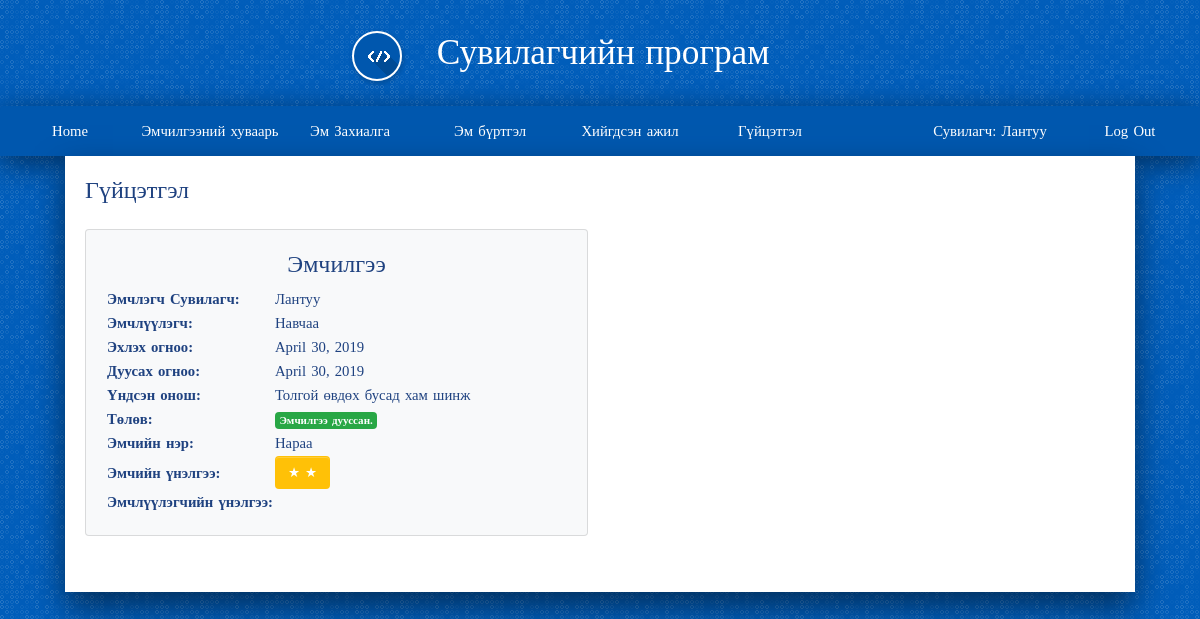
The app's page /drug/reviews/ (signed in) with its own data.
### account/models.py (models this page shows, shortened)
class User(AbstractUser):
    is_worker       = models.BooleanField('worker status', default=False)
    is_costumer     = models.BooleanField('costumer status', default=False)

class Worker(models.Model):
    user            = models.OneToOneField(User, on_delete=models.CASCADE, primary_key=True, related_name='worker')
    firstname       = models.CharField(max_length=200)
    lastname        = models.CharField(max_length=200)
    register        = models.CharField(max_length=200)
    gender          = models.ForeignKey(Gender,on_delete=models.SET_NULL, null=True, blank=True)
    age             = models.IntegerField(null=True, blank=True)
    degree          = models.ForeignKey(Degree, on_delete=models.SET_NULL, null=True, blank=True)
    position        = models.ForeignKey(Position, on_delete=models.SET_NULL, null=True, blank=True)
    def __str__(self):
        return self.firstname
    def is_doctor(self):
        return self.position.name == "Эмч"

class Costumer(models.Model):
    user            = models.OneToOneField(User, on_delete=models.CASCADE, primary_key=True, related_name='costumer')
    firstname       = models.CharField(max_length=200)
    lastname        = models.CharField(max_length=200)
    register        = models.CharField(max_length=200)
    gender          = models.ForeignKey(Gender,on_delete=models.SET_NULL, null=True, blank=True)
    age             = models.IntegerField(null=True, blank=True)
    description     = models.CharField(max_length=200)
    def __str__(self):
        return self.firstname

### drug/models.py (models this page shows, shortened)
class Emchilgee(models.Model):
    start_date = models.DateField(default=timezone.now)
    end_date = models.DateField(default=timezone.now)
    worker = models.ForeignKey(Worker, on_delete=models.SET_NULL, null=True, blank=True)
    costumer = models.ForeignKey(Costumer, on_delete=models.SET_NULL, null=True, blank=True)
    onosh = models.ForeignKey(Onosh, on_delete=models.SET_NULL, null=True, blank=True)
    created_date = models.DateField(default=timezone.now)
    def is_started(self):
        return self.start_date <= date.today()
    def is_done(self):
        return self.end_date < date.today()

class Onosh(models.Model):
    category = models.CharField(max_length=200, null=True, blank=True)
    disc = models.CharField(max_length=400, null=True, blank=True)
    code = models.CharField(max_length=20, null=True, blank=True)
    def __str__(self):
        return self.disc

class Doctor_review(models.Model):
    emchilgee = models.IntegerField(default=0)
    doctor = models.ForeignKey(Worker, on_delete=models.SET_NULL, null=True, blank=True)
    review = models.IntegerField(default=1)

### drug/views.py (the view)
def reviews(request, template_name='drug/reviews.html'):
    data = {}
    temp = []
    today = date.today()
    doctor_review = Doctor_review.objects.all()
    costumer_review = Costumer_review.objects.all()
    emchilgee = Emchilgee.objects.filter(worker = request.user.worker)
    for item in emchilgee:
        if item.end_date < today:
            temp.append(item)
    emchilgee = temp
    data['costumer_review'] = costumer_review
    data['doctor_review'] = doctor_review
    data['emchilgee'] = emchilgee
    return render(request, template_name, data)

### drug/templates/drug/reviews.html (shortened to what this page needs)
{% extends 'base.html' %}
{% load staticfiles %}
{% load bootstrap3 %}
{% block content %}
<h4>Гүйцэтгэл</h4>
<div class="split split2">
  {% for items in emchilgee %}
    <div class="card bg-light my-3">
      <div class="card-body text-left">
        <h4 class="text-center"> Эмчилгээ </h4>
        <table>
          <tbody>
            <tr>
              <th> Эмчлэгч  Сувилагч: </th>
              <td> {{ items.worker }} </td>
            </tr>
            <tr>
              <th> Эмчлүүлэгч: </th>
              <td> {{ items.costumer }} </td>
            </tr>
            <tr>
              <th> Эхлэх огноо: </th>
              <td> {{ items.start_date }} </td>
            </tr>
            <tr>
              <th> Дуусах огноо: </th>
              <td> {{ items.end_date }} </td>
            </tr>
            <tr>
              <th> Үндсэн онош: </th>
              <td> {{ items.onosh }} </td>
            </tr>
            <tr>
              <th> Төлөв: </th>
              <td>
                {% if items.is_started %}
                  {% if items.is_done %}
                    <span class="badge badge-success">Эмчилгээ дууссан.</span>
                  {% else %}
                    <span class="badge badge-warning">Эмчилгээ хийгдэж байгаа.</span>
                  {% endif %}
                {% else %}
                  <span class="badge badge-danger">Эмчилгээ эхлээгүй.</span>
                {% endif %}
              </td>
            </tr>
            {% if request.user.is_worker %}
              <tr>
                <th> Эмчийн нэр: </th>
                <td>
                  {% for review in doctor_review %}
                    {% if items.id == review.emchilgee %}
                      {{ review.doctor }}
                    {% endif %}
                  {% endfor %}
                </td>
              </tr>
              <tr>
                <th> Эмчийн  үнэлгээ: </th>
                <td>
                  {% for review in doctor_review %}
                    {% if items.id == review.emchilgee %}
                      {% if review.review == 1 %}
                        <a href="#" class="btn btn-danger btn-lg">★</a>
                      {% elif review.review == 2%}
                        <a href="#" class="btn btn-warning btn-lg">★ ★</a>
                      {% elif review.review == 3%}
                        <a href="#" class="btn btn-info btn-lg">★ ★ ★</a>
                      {% elif review.review == 4%}
                        <a href="#" class="btn btn-primary btn-lg">★ ★ ★ ★</a>
                      {% elif review.review == 5 %}
                        <a href="#" class="btn btn-success btn-lg">★ ★ ★ ★ ★</a>
                      {% endif %}
                    {% endif %}
                  {% endfor %}
                </td>
              </tr>
            {% endif %}
            <tr>
              <th> Эмчлүүлэгчийн үнэлгээ: </th>
              <td>
              </td>
            </tr>
          </tbody>
        </table>
      </div>
    </div>
  {% endfor %}
</div>
{% endblock %}

### templates/base.html (shortened to what this page needs)
{% load staticfiles %}
<!DOCTYPE html>
<html>
<head>
	<link rel="stylesheet" href="https://stackpath.bootstrapcdn.com/bootstrap/4.1.3/css/bootstrap.min.css">
	<link rel="stylesheet" href="{% static 'css/style.css' %}">
	<link rel="stylesheet" href="{% static 'css/basic.css' %}">
	<link rel="stylesheet" href="{% static 'css/navigator.css' %}">
	<link rel="stylesheet" href="https://use.fontawesome.com/releases/v5.8.1/css/all.css">
</head>
<body>
{% if request.user.is_authenticated %}
	{% if request.user.is_worker %}
		{% if request.user.worker.is_doctor %}
			<div class="title">
					<i class="logo-design-guide"></i>
					Сувилагчийн програм
			</div>
			<div class="header">
				<label for="show-menu" class="show-menu">Цэс </label>
				<input type="checkbox" id="show-menu" role="button">
				<ul id="menu" class="menu">
						<li><a href="{% url 'home' %}"> Нүүр хуудас </a></li>
						<li><a href="{% url 'drug:all_emchilgee_list' %}"> Гүйцэтгэл </a></li>
						<li class="float-right"><a href="{% url 'account:logout'%}"> Log Out </a></li>
						<li class="float-right"> <a href="#"> Эмч: {{ request.user.worker }} </a> </li>
				</ul>
			</div>
		{% else %}
			<div class="title">
					<i class="logo-design-guide"></i>
					Сувилагчийн програм
			</div>
			<div class="header">
				<ul id="menu" class="menu">
						<li><a href="{% url 'home' %}"> Home </a></li>
						<li><a href="{% url 'drug:emchilgee_list' %}"> Эмчилгээний хуваарь </a></li>
						<li><a href="{% url 'drug:drug_order' %}"> Эм Захиалга </a></li>
						<li><a href="{% url 'drug:drug_detail' %}"> Эм бүртгэл </a></li>
						<li><a href="{% url 'drug:emchilgee_list_done' %}"> Хийгдсэн ажил </a></li>
						<li><a href="{% url 'drug:reviews' %}"> Гүйцэтгэл </a></li>
						<li class="float-right"><a href="{% url 'account:logout'%}"> Log Out </a></li>
						<li class="float-right"><a href="#"> Сувилагч: {{ request.user.worker }}</a></li>
				</ul>
			</div>
		{% endif %}
	{% endif %}
{% endif %}
<div class="container">
	<div class="main">
	    {% block content %}
			{% endblock %}
	</div>
</div>
</body>
</html>

### static/css/style.css (style rules this page uses)
body { background-color: #e9e9e9; }

### static/css/basic.css (style rules this page uses)
body { font-family: "Fira Sans Condensed"; font-weight: 400; font-size: 0.92em; color: #1f4280; background-color: #005dba; line-height: 1.5em; word-spacing: 0.1em; margin: 0; }
.container { display: grid; grid-template-columns: auto 1400px auto; grid-template-rows: auto auto auto auto 60px; }
.title { grid-column: 2/3; grid-row: 1/2; font-weight: 200; font-size: 2.4em; color: #fff; line-height: 3em; text-align: center; }
.title [class^="logo-"] { border: 2px solid #fff; margin-right: 24px; margin-left: -78px; }
.header { grid-column: 2/3; grid-row: 2/3; border-radius: 4px 4px 0 0; overflow: hidden; box-shadow: 0px 7px 31px rgba(0, 0, 0, 0.5); background-color: #0057ae; }
.main { grid-column: 2/3; grid-row: 3/4; background-color: #fff; box-shadow: 0px 15px 31px rgba(0, 0, 0, 0.5); padding: 20px 20px 40px 20px; min-width: 0; }
.split { display: grid; grid-gap: 0 24px; grid-auto-rows: 1fr; overflow-x: auto; }
.split.split2 { grid-template-columns: repeat(2, 1fr) }
.split > * { overflow-x: auto; }
a { color: #ff5722; text-decoration: none; }
.btn { font-family: "Fira Sans Condensed"; font-size: 0.92em; }
.btn { display: inline-block; font-weight: normal; text-align: center; vertical-align: middle; touch-action: manipulation; cursor: pointer; background-image: none; border: 1px solid transparent; white-space: nowrap; padding: 6px 12px; line-height: 1.42857143; -webkit-border-radius: 4px; border-radius: 4px; -webkit-user-select: none; -moz-user-select: none; -ms-user-select: none; user-select: none; color: #fff; box-shadow: inset 0 1px 0 rgba(255,255,255,0.2); text-decoration: none; transition: background-color .2s ease-in-out, border-color .2s ease-in-out; }
@media screen and (max-width: 1440px) { .container { grid-template-columns: 20px auto 20px; } }
ul.menu { margin:0; padding:0; transition: background-color .15s ease-in-out; min-height: 50px; }
ul.menu li { display:inline-block; float: left; }
ul.menu li a { display:block; min-width:140px; height: 50px; text-align: center; line-height: 50px; color: #fff; background: #0057ae; transition: background-color .20s ease-in-out; }
ul.menu .float-right { float: right; }

### static/css/navigator.css (style rules this page uses)
[class^="logo-"] { display: inline-block; width: 50px; height: 50px; box-shadow: 1px 2px 4px 1px rgba(0,0,0,.15); transition: box-shadow .2s ease-in-out; border-radius: 50%; vertical-align: middle; }

### records on screen
User: user.worker "Лантуу"
Emchilgee: worker "Лантуу", costumer "Навчаа", start_date "April 30, 2019", end_date "April 30, 2019", onosh "Толгой өвдөх бусад хам шинж", shows "Эмчилгээ дууссан."
Doctor_review: doctor "Нараа"
